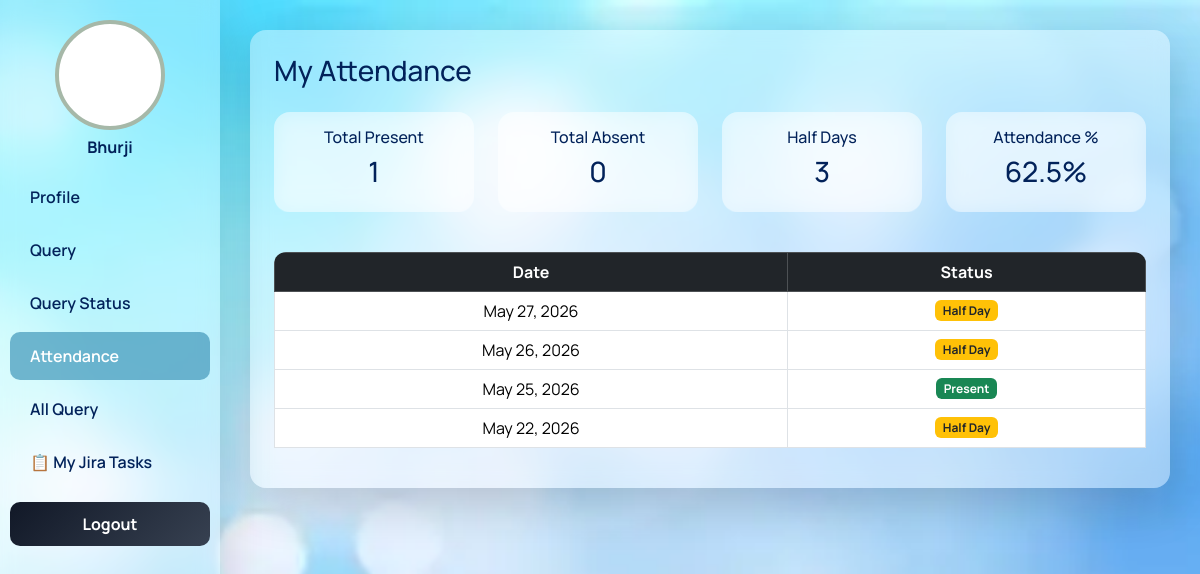
The page /my_attendance/ (signed in) on the database its author committed.
### app/models.py (models this page shows, shortened)
class AddEmployee(models.Model):
    name = models.CharField(
        max_length=100,
        validators=[MaxLengthValidator(10), MinLengthValidator(3)],
        error_messages={
            'min_length': 'Name must contain at least 3 characters.',
            'max_length': 'Name cannot exceed 20 characters.'
        }
    )
    email = models.EmailField(unique=True)
    contact = models.CharField(
        max_length=15,
        validators=[Emp_contact]
    )
    image = models.ImageField(
        upload_to='employee_images/',
        blank=True,
        null=True
    )
    password = models.CharField(max_length=128)
    department = models.CharField(max_length=50, null=True)
    d_code = models.CharField(max_length=20, null=True)
    d_des = models.CharField(max_length=50, null=True)
    joining_date = models.DateField(null=True, blank=True)
    salary = models.IntegerField(null=True, blank=True)

class Attendance(models.Model):
    STATUS_CHOICES = (
        ('Present', 'Present'),
        ('Absent', 'Absent'),
        ('Half Day', 'Half Day'),
    )
    employee = models.ForeignKey(AddEmployee, on_delete=models.CASCADE)
    date = models.DateField(default=date.today)
    status = models.CharField(max_length=20, choices=STATUS_CHOICES)
    check_in_time = models.TimeField(
    null=True,
    blank=True
)
    late_fine = models.IntegerField(default=0)
    final_salary = models.FloatField(default=0)
    class Meta:
        unique_together = ('employee', 'date')

### app/views.py (the view)
# urls.py: path('my_attendance/', my_attendance, name='my_attendance'),
def my_attendance(request):
    if 'user_id' not in request.session:
        return redirect('login')
    user_id = request.session.get('user_id')
    userdata = new.objects.get(id=user_id)
    attendance = Attendance.objects.filter(
        employee__email=userdata.email
    ).order_by('-date')
    total_present = attendance.filter(
        status='Present'
    ).count()
    total_absent = attendance.filter(
        status='Absent'
    ).count()
    total_half = attendance.filter(
        status='Half Day'
    ).count()
    total = attendance.count()
    percentage = 0
    if total > 0:
        percentage = (
            (total_present + (total_half * 0.5))
            / total
        ) * 100
    context = {
        'data': userdata,
        'my_attendance': True,
        'attendance': attendance,
        'total_present': total_present,
        'total_absent': total_absent,
        'total_half': total_half,
        'percentage': round(percentage, 2),
        'section': 'attendance'
    }
    return render(
        request,
        'userdashboard.html',
        context
    )

### app/templates/userdashboard.html (shortened to what this page needs)
{% block contant %}
<!DOCTYPE html>
<html lang="en">
<head>
    <link href="https://cdn.jsdelivr.net/npm/bootstrap@5.3.2/dist/css/bootstrap.min.css" rel="stylesheet">
</head>
<body>
<div class="wrapper">
    <div class="sidebar shadow-lg">
        <div class="text-center mb-3 px-2">
            {% if data.image %}
            <img src="{{ data.image.url }}" class="profile-img mb-2">
            {% else %}
            <div class="profile-img mb-2 d-block mx-auto" style="background:#fff;"></div>
            {% endif %}
            <h6 style="color:#02225a;font-weight:700;">{{ data.name }}</h6>
        </div>
        <a href="{% url 'profile' %}" class="{% if section == 'profile' %}active{% endif %}">Profile</a>
        <a href="{% url 'query' %}" class="{% if section == 'query' %}active{% endif %}">Query</a>
        <a href="{% url 'query_status' %}" class="{% if section == 'query_status' %}active{% endif %}">Query Status</a>
        <a href="{% url 'my_attendance' %}" class="{% if section == 'attendance' %}active{% endif %}">Attendance</a>
        <a href="{% url 'all_query' %}" class="{% if section == 'all-query' %}active{% endif %}">All Query</a>
        <a href="{% url 'dashboard' %}" class="{% if my_tasks %}active{% endif %}">📋 My Jira Tasks</a>
        <div class="sidebar-logout">
            <form method="post" action="{% url 'logout' %}">
                <button type="submit">Logout</button>
            </form>
        </div>
    </div>
    <div class="main-content">
        {% if my_attendance %}
        <div id="attendance" class="section">
            <div class="glass shadow-lg p-4">
                <h3 class="mb-4">My Attendance</h3>
                <div class="row text-center mb-4">
                    <div class="col-6 col-md-3 mb-3">
                        <div class="glass p-3">
                            <h6>Total Present</h6>
                            <h3>{{ total_present }}</h3>
                        </div>
                    </div>
                    <div class="col-6 col-md-3 mb-3">
                        <div class="glass p-3">
                            <h6>Total Absent</h6>
                            <h3>{{ total_absent }}</h3>
                        </div>
                    </div>
                    <div class="col-6 col-md-3 mb-3">
                        <div class="glass p-3">
                            <h6>Half Days</h6>
                            <h3>{{ total_half }}</h3>
                        </div>
                    </div>
                    <div class="col-6 col-md-3 mb-3">
                        <div class="glass p-3">
                            <h6>Attendance %</h6>
                            <h3>{{ percentage }}%</h3>
                        </div>
                    </div>
                </div>
                <div class="table-responsive">
                    <table class="table table-bordered table-hover text-center">
                        <thead class="table-dark">
                            <tr>
                                <th>Date</th>
                                <th>Status</th>
                            </tr>
                        </thead>
                        <tbody>
                            {% for i in attendance %}
                            <tr>
                                <td>{{ i.date }}</td>
                                <td>
                                    {% if i.status == "Present" %}
                                        <span class="badge bg-success">Present</span>
                                    {% elif i.status == "Absent" %}
                                        <span class="badge bg-danger">Absent</span>
                                    {% else %}
                                        <span class="badge bg-warning text-dark">Half Day</span>
                                    {% endif %}
                                </td>
                            </tr>
                            {% empty %}
                            <tr><td colspan="2">No attendance found</td></tr>
                            {% endfor %}
                        </tbody>
                    </table>
                </div>
            </div>
        </div>
        {% endif %}
        </div>
     </div>
</body>
</html>
{% endblock contant %}

### app/templates/userdashboard.html (style rules this page uses)
* { margin:0; padding:0; box-sizing:border-box; font-family:'Manrope',sans-serif; }
html, body { overflow-x:hidden; }
body { background: url('/static/images/new django.webp') no-repeat center center fixed; background-size: cover; min-height: 100vh; }
.wrapper { display:flex; width:100%; min-height:100vh; }
.sidebar { width:220px; min-width:220px; height:100vh; position:fixed; top:0; left:0; padding-top:20px; background:rgba(255,255,255,0.3); backdrop-filter:blur(10px); z-index:999; overflow-y:auto; transition:0.3s ease; }
.glass { background:rgba(255,255,255,0.4); backdrop-filter:blur(10px); border-radius:16px; color:#02225a; }
.profile-img { width:110px; height:110px; border-radius:50%; object-fit:cover; border:4px solid #a6b8a8; }
.sidebar a { display:block; padding:12px 20px; color:#02225a; text-decoration:none; font-weight:600; border-radius:10px; margin:5px 10px; transition:0.2s ease; }
.sidebar a:hover, .sidebar a.active { background:rgba(66,152,185,0.7); color:#fff; }
.sidebar-logout { margin:16px 10px 0; text-align:center; }
.sidebar-logout button { width:100%; border-radius:10px; padding:10px; font-weight:700; border:none; background:linear-gradient(135deg,#111827,#374151); color:white; transition:0.2s ease; cursor:pointer; }
.main-content { margin-left:220px; padding:30px; width:calc(100% - 220px); min-height:100vh; transition:0.3s ease; }
.table-responsive { overflow-x:auto; -webkit-overflow-scrolling:touch; border-radius:12px; }
table { white-space:nowrap; }

### rows shown on the page
AddEmployee: name "Bhurji"
Attendance: date "May 27, 2026", status "Half Day"
Attendance: date "May 26, 2026", status "Half Day"
Attendance: date "May 25, 2026", status "Present"
Attendance: date "May 22, 2026", status "Half Day"

### other values the page prints
{{ total_present }} "1"
{{ total_absent }} "0"
{{ total_half }} "3"
{{ percentage }} "62.5"
